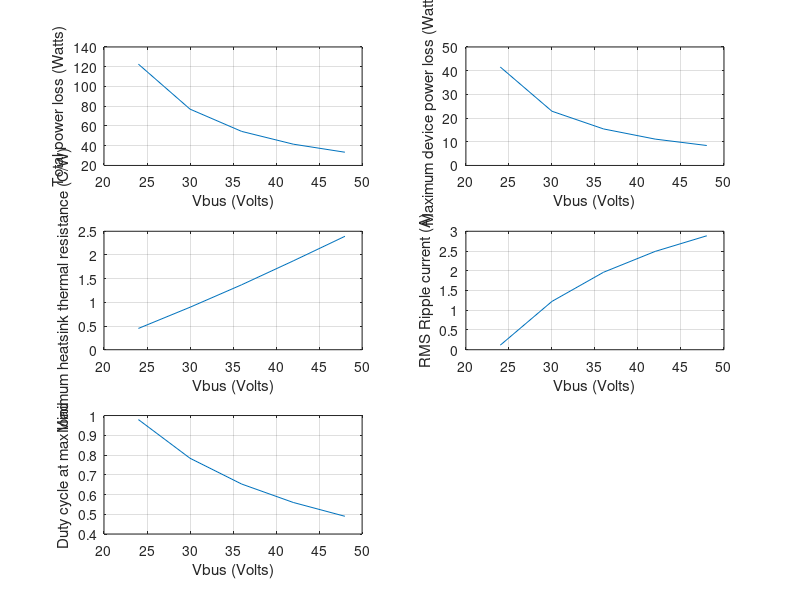

MATLAB code to generate this figure:


function params()
% Calculation of H-bridge parameters, for the ON-BRAKE mode
% 

  
% Battery voltage
Vbus = 24:6:48;

% Current and duty cycle vectors  
I = zeros(1,length(Vbus));
D = zeros(1,length(Vbus));

% Ampflow E30-400 motor parameters
L = 120e-6;             % Motor inductance
Rm = 0.1;		% Armature resistance
Vg = 15;		% Generator voltage (arbitrary)

% H-bridge parameters (using IRFP4468 MOSFET) 
f = 20e3;               % PWM frequency
tr = 100e-9;		% Rise time
N = 1;                  % N MOSFETs in parallel
Rds = 4.68e-3;          % Drain-source ON resistance
Rbus = 0.020;		% Total bus resistance 

% Estimate current and duty cycle required to deliver 2kW to load,
% based on bus resistance and Vg given above
power = 2000;
for i = 1:length(Vbus)
  I(i) = min(roots([-Rbus, Vbus(i), -power]));
  assert(isreal(I(i)) && I(i) > 0)

  temp = roots([Vbus(i)^2, -Vbus(i)*Vg, -power*Rm]);
  D(i) = min(temp(temp > 0 & temp < 1));
end

I = I
D = D

% P_ss = steady state power losses
% P_sw = switching power losses
P_ss = Rds.*(I./N).^2;
P_sw =  Vbus.*(I./N)*f*tr;

% ON-BRAKE mode: Q3 is always on; Q1 and Q2 are switching
% Assume feed transistor always on
P_q1 = P_ss .* D + P_sw;
P_q2 = P_ss .* (1-D) + P_sw;
P_q3 = P_ss;

% Largest amount of power in any MOSFET
P_max = max(P_q1, max(P_q2, P_q3))

% Total power that must be removed by the heatsink
Ptot = (P_q1 + P_q2 + P_q3 + P_ss)*N

subplot(3,2,1)
plot (Vbus, Ptot)
xlabel('Vbus (Volts)')
ylabel('Total power loss (Watts)')
grid on

subplot(3,2,2)
plot(Vbus, P_max)
xlabel('Vbus (Volts)')
ylabel('Maximum device power loss (Watts)')
grid on


% Thermal parameters
Tmax = 175 * 0.75;	% MOSFET maximum junction temperature
Ta = 45;		% Ambient temperature
DT = Tmax - Ta;		% 

% IRF4468 thermal resistance
% NOTE: 100 PSI may not be feasible, but the Sil-Pad A2000 resistance 
% is only 12% higher at 10 PSI, and 7% higher at 25 PSI. Assuming the
% CD-02-05 is the same, we can expect Rcs < 0.45. Unfortunately, the 
% CD-02-05 datasheet doesn't confirm this theory...
Rjc = 0.3       % Junction to case
%Rcs = 0.4;      % case-heatsink (CD-02-05 pad @ 100 PSI)
%Rcs = 1.15;     % case-heatsink (Sil-Pad A2000 @ 100 PSI)
Rcs = 0.45;      % case-heatsink (CD-02-05 pad @ 10 PSI [EXTRAPOLATED])
Rjs = Rjc + Rcs % Total junction-heatsink thermal resistance

% IXFN360N junction-heatsink thermal resistance (paste)
%Rjs = 0.25;

% Required R_thermal if each MOSFET is mounted on it's own heatsink
Rs0 = DT ./ P_max - Rjs

% Required R_thermal if all MOSFETs are mounted on common heatsink
Rsa = (DT - P_max * Rjs)./Ptot

subplot(3,2,3)
plot(Vbus, Rsa)
xlabel('Vbus (Volts)')
ylabel('Minimum heatsink thermal resistance (C/W)')
grid on

%%%%%%%%%

% By definition, Vm is always the same for a given Vg and power to load
Vm = Vbus(1)*D(1);
Irip_RMS = D.*(Vbus - Vm)/(f*L*sqrt(3))

subplot(3,2,4)
plot(Vbus, Irip_RMS)
xlabel('Vbus (Volts)')
ylabel('RMS Ripple current (A)')
grid on

subplot(3,2,5)
plot(Vbus, D)
xlabel('Vbus (Volts)')
ylabel('Duty cycle at max load')
grid on






pause()

